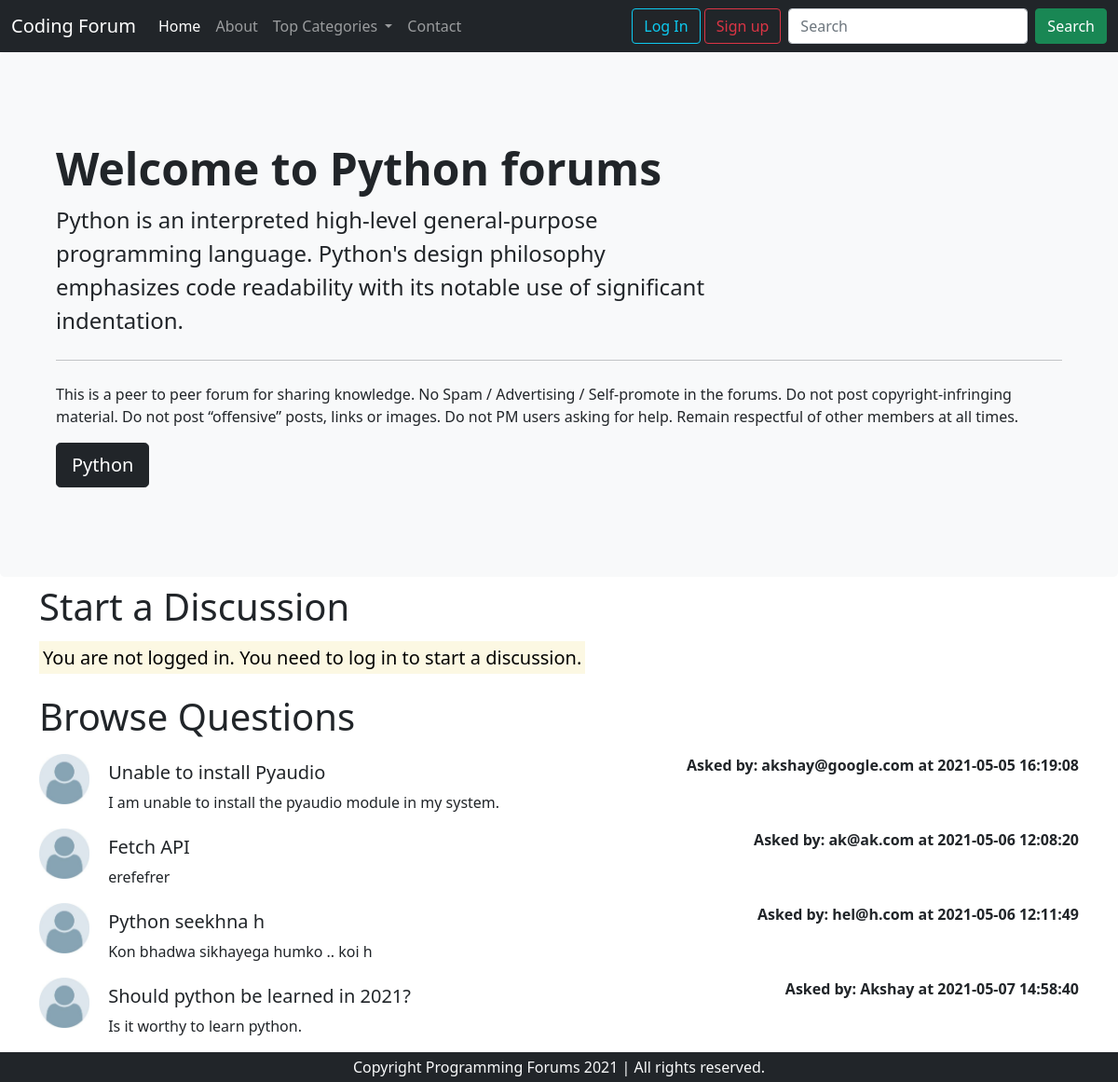
The app's page /threadlist.php?catid=1 with its own data.
### tables this page shows
CREATE TABLE `categories` (
  `category_id` int(8) NOT NULL,
  `category_name` varchar(255) NOT NULL,
  `category_description` varchar(255) NOT NULL,
  `created` datetime NOT NULL DEFAULT current_timestamp()
);

CREATE TABLE `threads` (
  `t_id` int(7) NOT NULL,
  `t_title` varchar(255) NOT NULL,
  `t_desc` text NOT NULL,
  `t_cat_id` int(7) NOT NULL,
  `t_user_id` int(7) NOT NULL,
  `timestamp` datetime NOT NULL DEFAULT current_timestamp()
);

CREATE TABLE `users` (
  `sno` int(8) NOT NULL,
  `user_email` varchar(255) NOT NULL,
  `user_pass` varchar(255) NOT NULL,
  `timestamp` datetime NOT NULL DEFAULT current_timestamp()
);

### threadlist.php (the view, shortened to what this page needs)
<!doctype html>
<html lang="en">
<head>
    <link href="https://cdn.jsdelivr.net/npm/bootstrap@5.0.0-beta3/dist/css/bootstrap.min.css" rel="stylesheet"
>
</head>
<body>
    <?php include 'partials/_dbconnect.php' ?>
    <?php include 'partials/_header.php' ?>
    <?php
    $id = $_GET['catid'];
    $sql = "SELECT * FROM `categories` WHERE category_id=$id";
    $result = mysqli_query($conn, $sql);
    while($row = mysqli_fetch_assoc($result)){
        $catname = $row['category_name'];
        $catdesc = $row['category_description'];
    }
    ?>
    <div class="p-5 bg-light rounded-3">
        <div class="container-fluid py-5">
            <h1 class="display-5 fw-bold">Welcome to <?php echo $catname;?> forums</h1>
            <p class="col-md-8 fs-4">
                <?php echo $catdesc;?>
            </p>
            <hr class="my-4">
            <p>This is a peer to peer forum for sharing knowledge.
                No Spam / Advertising / Self-promote in the forums.
                Do not post copyright-infringing material.
                Do not post “offensive” posts, links or images.
                Do not PM users asking for help.
                Remain respectful of other members at all times.</p>
            <button class="btn btn-dark btn-lg" type="button"><?php echo $catname;?></button>
        </div>
    </div>
    <?php
    if(isset($_SESSION['loggedin']) && $_SESSION['loggedin']==true){
        echo '<div class="container">
            <h1 class="py-2">
                Start a Discussion
            </h1>
            <form action="'.$_SERVER["REQUEST_URI"].'" method="post">
    <div class="mb-3">
        <label for="title" class="form-label">Problem Title</label>
        <input type="text" class="form-control" id="title" name="title" aria-describedby=" emailHelp">
        <div id="emailHelp" class="form-text">Title should be concise and self explanatory.</div>
    </div>
    <input type="hidden" name="sno" value="'.$_SESSION['sno'].'">
    <div class="mb-3">
        <label for="desc" class="form-label">Elaborate your concern</label>
        <textarea class="form-control" id="desc" name="desc" rows="3"></textarea>
    </div>
    <button type="submit" class="btn btn-success">Submit</button>
    </form>
    </div>';
    }
    else {
        echo '<div class="container">
        <h1 class="py-2">
            Start a Discussion
        </h1>
        <p class="lead"><mark>You are not logged in. You need to log in to start a discussion.</mark></p>
    </div>';
    }
    ?>
    <div class="container mb-5">
        <h1 class="py-2">
            Browse Questions
        </h1>
        <?php
    $id = $_GET['catid'];
    $sql = "SELECT * FROM `threads` WHERE t_cat_id =$id";
    $result = mysqli_query($conn, $sql);
    while($row = mysqli_fetch_assoc($result)){
        $id = $row['t_id'];
        $title = $row['t_title'];
        $desc = $row['t_desc'];
        $thread_time = $row['timestamp'];
        $thread_user_id = $row['t_user_id'];
        $sql2 = "select user_email from `users` where sno=$thread_user_id";
        $result2 = mysqli_query($conn, $sql2);
        $row2 = mysqli_fetch_assoc($result2);
       echo '<div class="d-flex mb-3 mb-2">
            <div class="flex-shrink-0">
                <img src="/forum/img/user.jpg" width="54px" alt="...">
            </div>
            &nbsp;
             <div class="flex-grow-1 ms-3">
            <h5 class="mt-2"><a class="text-dark text-decoration-none" href="thread.php?threadid='.$id.'">'. $title .'</a></h5>
                '. $desc .'
            </div>
            <p class="fw-bold mb-0">Asked by: '.$row2['user_email'].' at '.$thread_time.'</p>
        </div>';
    }
    ?>
    </div>
    <?php include 'partials/_footer.php' ?>
</body>
</html>

### partials/_header.php (shortened to what this page needs)
<?php
echo '<nav class="navbar navbar-expand-lg navbar-dark bg-dark">
  <div class="container-fluid">
    <a class="navbar-brand" href="/forum">Coding Forum</a>
    <button class="navbar-toggler" type="button" data-bs-toggle="collapse" data-bs-target="#navbarSupportedContent" aria-controls="navbarSupportedContent" aria-expanded="false" aria-label="Toggle navigation">
      <span class="navbar-toggler-icon"></span>
    </button>
    <div class="collapse navbar-collapse" id="navbarSupportedContent">
      <ul class="navbar-nav me-auto mb-2 mb-lg-0">
        <li class="nav-item">
          <a class="nav-link active" aria-current="page" href="/forum">Home</a>
        </li>
        <li class="nav-item">
          <a class="nav-link" href="/forum/about.php">About</a>
        </li>
        <li class="nav-item dropdown">
          <a class="nav-link dropdown-toggle" href="#" id="navbarDropdown" role="button" data-bs-toggle="dropdown" aria-expanded="false">
            Top Categories
          </a>
          <ul class="dropdown-menu" aria-labelledby="navbarDropdown">';
         echo '</ul>
        </li>
        <li class="nav-item">
          <a class="nav-link" href="/forum/contact.php" tabindex="-1">Contact</a>
        </li>
      </ul>';
      if(isset($_SESSION['loggedin']) && $_SESSION['loggedin']==true){
        echo '<p class="text-light my-0 mx-2">Welcome '.$_SESSION['useremail'].' </p>
         <a href="partials/_logout.php" class="btn btn-outline-danger mx-2">Logout</a>';
      }
      else{
        echo '<div class="mx-2">
      <button class="btn btn-outline-info" data-bs-toggle="modal" data-bs-target="#loginModal">Log In</button>
      <button class="btn btn-outline-danger" data-bs-toggle="modal" data-bs-target="#signupModal">Sign up</button>
      </div>';
      }
      echo ' <form class="d-flex" action="search.php" method="get">
        <input class="form-control me-2" type="search" name="search" placeholder="Search" aria-label="Search">
        <button class="btn btn-success" type="submit">Search</button>
      </form>
    </div>
  </div>
</nav>';
?>

### partials/_footer.php
<div class="container-fluid bg-dark text-light fixed-bottom">
    <p class="text-center py-1 mb-0">
        Copyright Programming Forums 2021 | All rights reserved.</p>
</div>

### records on screen
categories: category_name "Python", category_description "Python is an interpreted high-level general-purpose programming language. Python's design philosophy emphasizes code readability with its notable use of significant indentation."
threads: t_title "Unable to install Pyaudio", t_desc "I am unable to install the pyaudio module in my system.", users.user_email "akshay@google.com", timestamp "2021-05-05 16:19:08"
threads: t_title "Fetch API", t_desc "erefefrer", users.user_email "ak@ak.com", timestamp "2021-05-06 12:08:20"
threads: t_title "Python seekhna h", t_desc "Kon bhadwa sikhayega humko .. koi h", users.user_email "hel@h.com", timestamp "2021-05-06 12:11:49"
threads: t_title "Should python be learned in 2021?", t_desc "Is it worthy to learn python.", users.user_email "Akshay", timestamp "2021-05-07 14:58:40"
